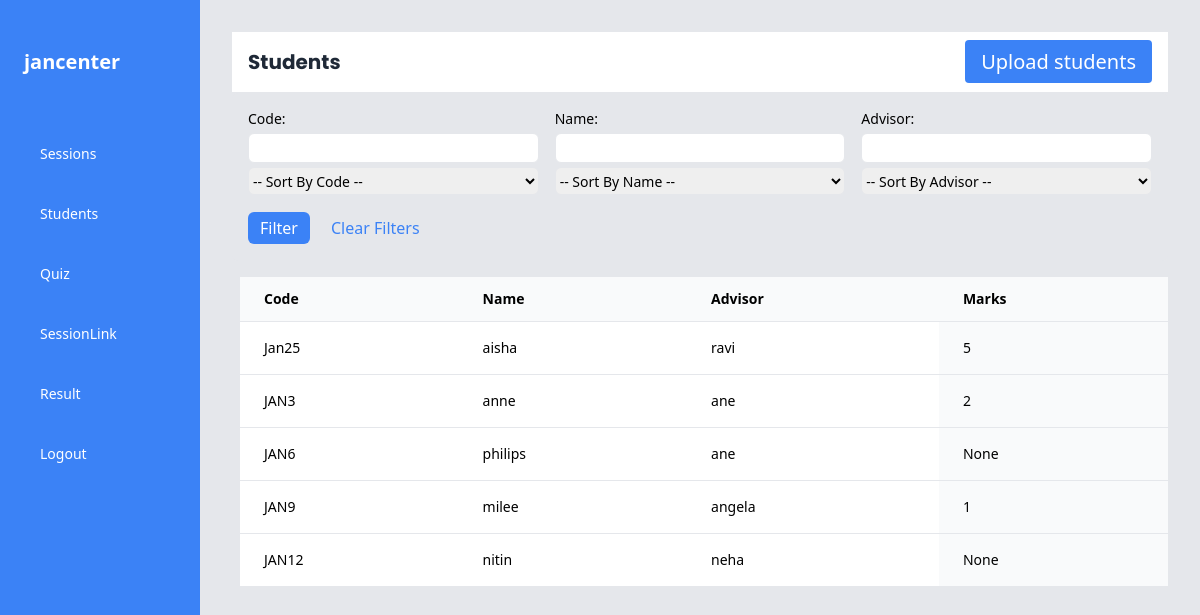
Screenshot of /students/ (signed in) with the database file from the repository.
### users/models.py (models this page shows, shortened)
class CustomUser(AbstractUser):
    USER_TYPE_CHOICES = (
        (1, 'admin'),
        (2, 'teacher'),
        (3, 'student'),
    )
    user_type = models.PositiveSmallIntegerField(choices=USER_TYPE_CHOICES, default=3)

class Student(models.Model):
    user = models.OneToOneField(CustomUser, on_delete=models.CASCADE, related_name='student_profile')
    name = models.CharField(max_length=255, default='Default Name') # New name field
    code = models.CharField(max_length=50, unique=True, null=True, blank=True)
    advisor = models.CharField(max_length=200, default="Default Advisor Name")
    teacher = models.ForeignKey(Teacher, on_delete=models.SET_NULL, null=True)

### users/views.py (the view)
# urls.py: path('students/', views.students, name='students'),
def students(request):
    if not request.user.is_authenticated or request.user.user_type != 2:
        messages.error(request, "You don't have permission to access this page.")
        return redirect('users/login.html')  # or wherever you want to redirect them
    try:
        teacher_profile = Teacher.objects.get(user=request.user)
        students_queryset = Student.objects.filter(teacher=teacher_profile)
        code_filter = request.GET.get('code')
        if code_filter:
            students_queryset = students_queryset.filter(code__icontains=code_filter)
        name_filter = request.GET.get('name')
        if name_filter:
            students_queryset = students_queryset.filter(name__icontains=name_filter)
        advisor_filter = request.GET.get('advisor')
        if advisor_filter:
            students_queryset = students_queryset.filter(advisor__icontains=advisor_filter)
        sort_code = request.GET.get('sort_code')
        if sort_code == 'asc':
            students_queryset = students_queryset.order_by('code')
        elif sort_code == 'desc':
            students_queryset = students_queryset.order_by('-code')
        sort_name = request.GET.get('sort_name')
        if sort_name == 'asc':
            students_queryset = students_queryset.order_by('name')
        elif sort_name == 'desc':
            students_queryset = students_queryset.order_by('-name')
        sort_advisor = request.GET.get('sort_advisor')
        if sort_advisor == 'asc':
            students_queryset = students_queryset.order_by('advisor')
        elif sort_advisor == 'desc':
            students_queryset = students_queryset.order_by('-advisor')
        students_associated_with_teacher = students_queryset.annotate(total_score=Sum('submission__score'))
        context = {
            'students': students_associated_with_teacher,
        }
        return render(request, 'teacher/students.html', context)
    except Teacher.DoesNotExist:
        messages.error(request, "Teacher profile not found.")
        return redirect('some_other_page')  # redirect to an appropriate page

### users/templates/teacher/students.html (shortened to what this page needs)
{% extends "tbase.html" %}
{% block content %}
<div class="flex-1 bg-gray-200 p-8 ml-100">
    <div class="bg-white w-1037 p-4 flex items-center justify-between border-b">
        <h2 class="font-bold text-xl text-gray-800" style="font-family: 'Poppins', sans-serif;">
            Students</h2>
        <button><a href="{%url 'upload_students'%}" class="bg-blue-500 text-white px-4 py-2 rounded text-xl ">Upload
                students</a></button>
    </div>
    <form method="get" class="bg-gray-200 p-4 rounded-md">
        <div class="grid grid-cols-3 gap-4 mb-4">
            <div>
                <label for="code" class="text-sm font-medium block mb-1">Code:</label>
                <input type="text" name="code" value="{{ request.GET.code }}" class="border rounded-md px-2 py-1 text-sm w-full mb-1">
                <select name="sort_code" class="border rounded-md text-sm w-full h-7">
                    <option value="">-- Sort By Code --</option>
                </select>
            </div>
            <div>
                <label for="name" class="text-sm font-medium block mb-1">Name:</label>
                <input type="text" name="name" value="{{ request.GET.name }}" class="border rounded-md px-2 py-1 text-sm w-full mb-1">
                <select name="sort_name" class="border rounded-md text-sm w-full h-7">
                    <option value="">-- Sort By Name --</option>
                </select>
            </div>
            <div>
                <label for="advisor" class="text-sm font-medium block mb-1">Advisor:</label>
                <input type="text" name="advisor" value="{{ request.GET.advisor }}" class="border rounded-md px-2 py-1 text-sm w-full mb-1">
                <select name="sort_advisor" class="border rounded-md text-sm w-full h-7">
                    <option value="">-- Sort By Advisor --</option>
                </select>
            </div>
        </div>
        <div class="flex items-center space-x-2">
            <input type="submit" value="Filter" class="bg-blue-500 text-white px-3 py-1 rounded-md cursor-pointer hover:bg-blue-600">
            <a href="{% url 'students' %}" class="text-blue-500 border rounded-md px-3 py-1 hover:bg-blue-100">Clear Filters</a>
        </div>
    </form>
        <div class="container mx-1 p-4 md:px-1">
            <table class="min-w-full bg-white">
                <thead>
                    <tr>
                        <th class="px-6 py-3 border-b border-gray-200 bg-gray-50 text-left text-sm">Code</th>
                        <th class="px-6 py-3 border-b border-gray-200 bg-gray-50 text-left text-sm">Name</th>
                        <th class="px-6 py-3 border-b border-gray-200 bg-gray-50 text-left text-sm">Advisor</th>
                        <th class="px-6 py-3 border-b border-gray-200 bg-gray-50 text-left text-sm">Marks</th>
                    </tr>
                </thead>
                <tbody>
                    {% if students %}
                    {% for student in students %}
                    <tr>
                        <td class="px-6 py-4 whitespace-no-wrap border-b border-gray-200 text-left text-sm">{{ student.code }}</td>
                        <td class="px-6 py-4 whitespace-no-wrap border-b border-gray-200 text-left text-sm">{{ student.name }}</td>
                        <td class="px-6 py-4 whitespace-no-wrap border-b border-gray-200 text-left text-sm">{{ student.advisor}}</td>
                        <td class="px-6 py-3 border-b border-gray-200 bg-gray-50 text-left text-sm">{{ student.total_score }}</td>
                    </tr>
                    {% endfor %}
                    {% else %}
                    <tr>
                        <td colspan="4">No students found</td>
                    </tr>
                    {% endif %}
                </tbody>
            </table>
        </div>
        {% endblock %}

### users/templates/tbase.html (shortened to what this page needs)
<!DOCTYPE html>
<html>
<head>
    {% load static %}
    <link href="https://cdn.jsdelivr.net/npm/tailwindcss@2.2.19/dist/tailwind.min.css" rel="stylesheet">
</head>
<body>
    <main class="flex">
        <div class="w-1/6 h-screen sticky top-0 bg-blue-500 hidden md:block">
            <div class="py-12 px-6 text-white text-xl font-bold">
                {% if request.user.is_authenticated %}
                {{ request.user.username }}
                {% else %} Guest
                {% endif %}
            </div>
            <a href="{% url 'lesson' %}" class="block py-5 px-10 text-white hover:bg-blue-300 text-sm">Sessions</a>
            <a href="{% url 'students' %}" class="block py-5 px-10 text-white hover:bg-blue-300 text-sm">Students</a>
            <a href="{% url 'quiz:quiz' %}" class="block py-5 px-10 text-white hover:bg-blue-300 text-sm">Quiz</a>
            <a href="{% url 'newlink' %}" class="block py-5 px-10 text-white hover:bg-blue-300 text-sm">SessionLink</a>
            <a href="{% url 'quiz:quiz_results' %}" class="block py-5 px-10 text-white hover:bg-blue-300 text-sm">Result</a>
            {% if request.user.is_authenticated %}
            <a href="{% url 'logout' %}" class="block py-5 px-10 text-white hover:bg-blue-300 text-sm">Logout</a>
            {% else %}
            <a href="{% url 'center' %}" class="block py-5 px-10 text-white hover:bg-blue-300 text-sm">Login</a>
            {% endif %}
        </div>
        {% block content %}{% endblock %}
    </main>
</body>
</html>

### rows the page displays
CustomUser: user.username "jancenter"
Student: code "Jan25", name "aisha", advisor "ravi", total_score "5"
Student: code "JAN3", name "anne", advisor "ane", total_score "2"
Student: code "JAN6", name "philips", advisor "ane", total_score "None"
Student: code "JAN9", name "milee", advisor "angela", total_score "1"
Student: code "JAN12", name "nitin", advisor "neha", total_score "None"
